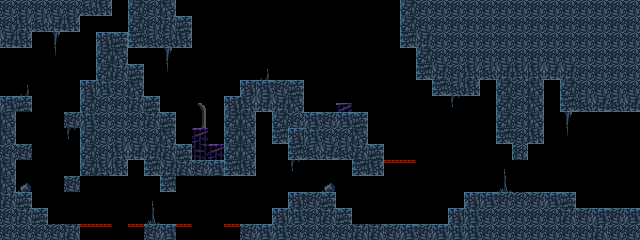

Rendered tile map (Tiled .tmx) drawn with the repository's tilesets; below, a short description and the map source with its tile grids summarised:
An orthogonal 40x15 tile map with 16x16 px tiles, 3 tile layers (topTiles, Tile Layer 2, Tile Layer 3), 3 tilesets and 59 objects (54x tile, 2x spider, 2x bat, door).

<map version="1.0" tiledversion="1.1.1" orientation="orthogonal" renderorder="right-down" width="40" height="15" tilewidth="16" tileheight="16" infinite="0" nextobjectid="74">
 <properties>
  <property name="background" value="cave" />
  <property name="next" value="mountain_1-9;0;192;" />
  <property name="prev" value="mountain_1-6;544;80;" />
  <property name="song" value="cave" />
 </properties>
 <tileset firstgid="1" name="base" tilewidth="16" tileheight="16" spacing="1" tilecount="330" columns="22">
  <image source="../../../graphics/game/tiles.png" width="374" height="255" />
 </tileset>
 <tileset firstgid="331" name="base" tilewidth="16" tileheight="16" spacing="1" tilecount="330" columns="22">
  <image source="../../../graphics/game/tiles.png" width="374" height="255" />
 </tileset>
 <tileset firstgid="661" name="base" tilewidth="16" tileheight="16" spacing="1" tilecount="330" columns="22">
  <image source="../../../graphics/game/tiles.png" width="374" height="255" />
 </tileset>
 <layer name="topTiles" width="40" height="15">
  <data>[600 cells, 305 non-empty, 32 distinct tile ids]</data>
 </layer>
 <layer name="Tile Layer 2" width="40" height="15">
  <data>[600 cells, 7 non-empty, 4 distinct tile ids]</data>
 </layer>
 <layer name="Tile Layer 3" width="40" height="15">
  <data>[600 cells, 2 non-empty, 2 distinct tile ids]</data>
 </layer>
 <objectgroup name="topObjects">
  <object id="1" name="tile" x="0" y="0" width="112" height="16" />
  <object id="2" name="tile" x="0" y="16" width="80" height="16" />
  <object id="3" name="tile" x="0" y="32" width="32" height="16" />
  <object id="4" name="tile" x="0" y="112" width="16" height="80" />
  <object id="6" name="tile" x="0" y="208" width="48" height="32" />
  <object id="7" name="tile" x="240" y="224" width="400" height="16" />
  <object id="8" name="tile" x="400" y="0" width="240" height="48" />
  <object id="10" name="tile" x="560" y="48" width="80" height="64" />
  <object id="11" name="tile" x="528" y="48" width="32" height="32" />
  <object id="12" name="tile" x="416" y="48" width="96" height="32" />
  <object id="13" name="tile" x="464" y="192" width="112" height="32" />
  <object id="14" name="tile" x="272" y="112" width="96" height="32" />
  <object id="15" name="tile" x="80" y="112" width="96" height="48" />
  <object id="16" name="tile" x="128" y="16" width="64" height="32" />
  <object id="17" name="tile" x="128" y="0" width="48" height="16" />
  <object id="18" name="tile" x="80" y="80" width="64" height="32" />
  <object id="19" name="tile" x="96" y="32" width="32" height="48" />
  <object id="20" name="tile" x="80" y="160" width="32" height="16" />
  <object id="21" name="tile" x="160" y="160" width="80" height="16" />
  <object id="22" name="tile" x="224" y="96" width="16" height="64" />
  <object id="23" name="tile" x="240" y="112" width="16" height="64" />
  <object id="24" name="tile" x="240" y="80" width="64" height="32" />
  <object id="25" name="tile" x="288" y="144" width="64" height="16" />
  <object id="26" name="tile" x="352" y="144" width="32" height="32" />
  <object id="27" name="tile" x="288" y="192" width="48" height="16" />
  <object id="28" name="tile" x="272" y="208" width="80" height="16" />
  <object id="29" name="tile" x="576" y="208" width="64" height="16" />
  <object id="30" name="tile" x="432" y="80" width="48" height="16" />
  <object id="31" name="tile" x="512" y="48" width="16" height="112" />
  <object id="33" name="tile" x="448" y="208" width="16" height="16" />
  <object id="34" name="tile" x="176" y="144" width="16" height="16" />
  <object id="35" name="tile" x="144" y="96" width="16" height="16" />
  <object id="36" name="tile" x="128" y="64" width="16" height="16" />
  <object id="37" name="tile" x="64" y="112" width="16" height="16" />
  <object id="38" name="tile" x="16" y="144" width="16" height="16" />
  <object id="39" name="tile" x="64" y="176" width="16" height="16" />
  <object id="40" name="tile" x="0" y="192" width="32" height="16" />
  <object id="41" name="tile" x="192" y="128" width="16" height="32" />
  <object id="42" name="tile" x="336" y="103" width="16" height="9" />
  <object id="43" name="tile" x="112" y="160" width="16" height="16" />
  <object id="44" name="tile" x="144" y="160" width="16" height="16" />
  <object id="45" name="tile" x="0" y="96" width="32" height="16" />
  <object id="47" name="spider" x="480" y="176" width="16" height="16" />
  <object id="48" name="bat" x="368" y="176" width="16" height="16" />
  <object id="49" name="bat" x="128" y="160" width="16" height="16" />
  <object id="53" name="tile" x="144" y="224" width="32" height="16" />
  <object id="54" name="tile" x="48" y="224" width="32" height="16" />
  <object id="55" name="tile" x="160" y="176" width="16" height="16" />
  <object id="58" name="tile" x="64" y="96" width="16" height="16">
   <properties>
    <property name="breakable" type="bool" value="true" />
    <property name="id" type="int" value="305" />
    <property name="passive" type="bool" value="true" />
   </properties>
  </object>
  <object id="59" name="tile" x="496" y="80" width="16" height="64" />
  <object id="60" name="tile" x="528" y="80" width="16" height="64" />
  <object id="61" name="tile" x="80" y="224" width="32" height="3" />
  <object id="62" name="tile" x="128" y="224" width="16" height="3" />
  <object id="63" name="tile" x="176" y="224" width="16" height="3" />
  <object id="64" name="tile" x="224" y="224" width="16" height="3" />
  <object id="68" name="spider" x="256" y="64" width="16" height="16" />
  <object id="69" name="tile" x="384" y="160" width="32" height="3" />
  <object id="71" name="tile" x="208" y="144" width="16" height="16" />
  <object id="73" name="door" x="192" y="112" width="16" height="16">
   <properties>
    <property name="link" value="mountain_1-secret;16;192;" />
   </properties>
  </object>
 </objectgroup>
</map>
